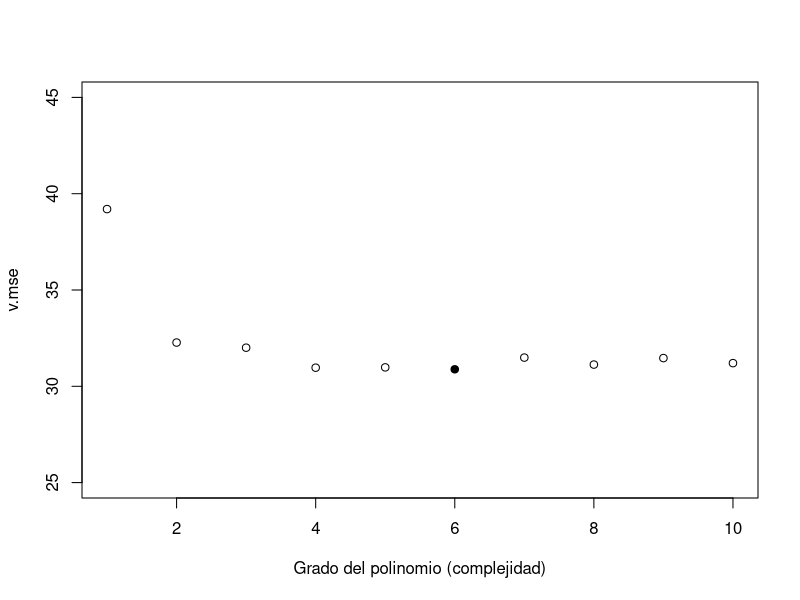
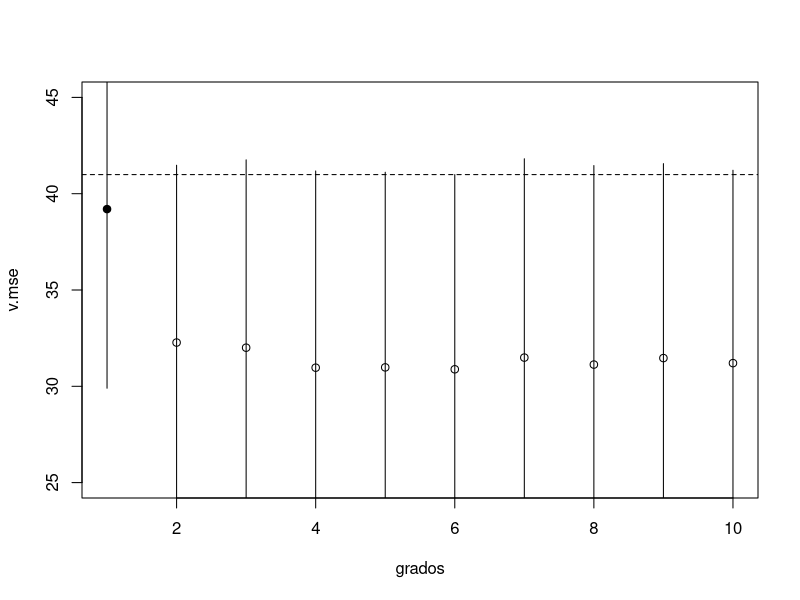
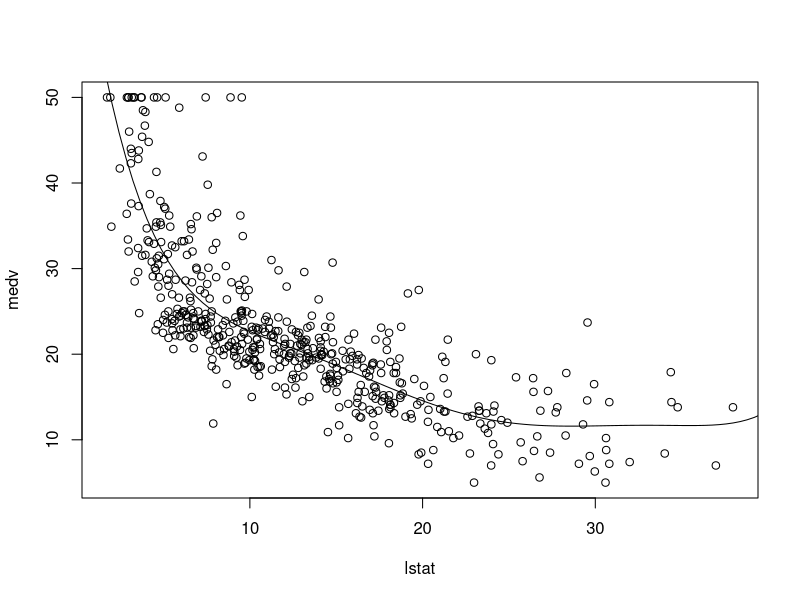
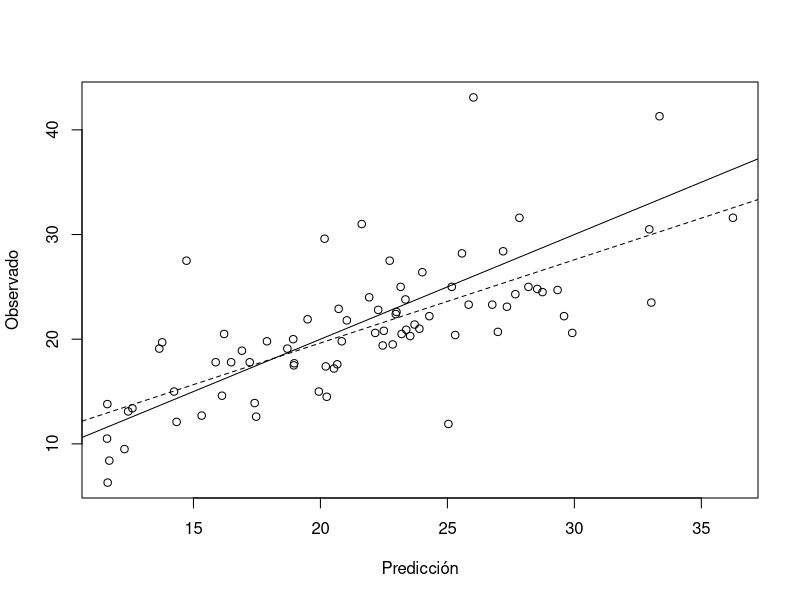

Recreate these plots in R, in order.
## ---- chunk 1
data(Boston, package = "MASS")
df <- Boston
set.seed(1)
nobs <- nrow(df)
itrain <- sample(nobs, 0.7 * nobs)
inotrain <- setdiff(seq_len(nobs), itrain)
ivalidate <- sample(inotrain, 0.15 * nobs)
itest <- setdiff(inotrain, ivalidate)
train <- df[itrain, ]
validate <- df[ivalidate, ]
test <- df[itest, ]
## ---- chunk 2
set.seed(1)
p <- c(train = 0.7, validate = 0.15, test = 0.15)
f <- sample( rep(factor(seq_along(p), labels = names(p)),
                 times = nrow(df)*p/sum(p)) )
samples <- suppressWarnings(split(df, f))
str(samples, 1)
## ---- chunk 3
df <- Boston
set.seed(1)
nobs <- nrow(df)
itrain <- sample(nobs, 0.7 * nobs)
inotrain <- setdiff(seq_len(nobs), itrain)
ivalidate <- sample(inotrain, 0.15 * nobs)
itest <- setdiff(inotrain, ivalidate)
train <- df[itrain, ]
validate <- df[ivalidate, ]
test <- df[itest, ]
## ---- chunk 4
grado.max <- 10
grados <- seq_len(grado.max)
v.mse <- v.mse.sd <- numeric(grado.max)
for(grado in grados){
  modelo <- lm(medv ~ poly(lstat, grado), train)
  v.res <- validate$medv - predict(modelo, newdata = validate)
  se <- v.res^2
  v.mse[grado] <- mean(se)
  v.mse.sd[grado] <- sd(se)/sqrt(length(se))
}
## ---- chunk 5
plot(grados, v.mse, ylim = c(25, 45),
  xlab = "Grado del polinomio (complejidad)")
# Valor óptimo
imin.mse <- which.min(v.mse)
grado.op <- grados[imin.mse]
points(grado.op, v.mse[imin.mse], pch = 16)
## ---- chunk 6
plot(grados, v.mse, ylim = c(25, 45))
segments(grados, v.mse - v.mse.sd, grados, v.mse + v.mse.sd)
# Límite superior "oneSE rule" y complejidad mínima por debajo de ese valor
upper.v.mse <- v.mse[imin.mse] + v.mse.sd[imin.mse]
abline(h = upper.v.mse, lty = 2)
imin.1se <- min(which(v.mse <= upper.v.mse))
grado.1se <- grados[imin.1se]
points(grado.1se, v.mse[imin.1se], pch = 16)
grado.1se
## ---- chunk 7
modelo.final <- lm(medv ~ poly(lstat, grado.op), data = df[-itest])
plot(medv ~ lstat, data = df[-itest])
newdata <- data.frame(lstat = seq(0, 40, len = 100))
lines(newdata$lstat, predict(modelo.final, newdata = newdata))

# validar en test
obs <- test$medv
pred <- predict(modelo.final, newdata = test)

plot(pred, obs, xlab = "Predicción", ylab = "Observado")
abline(a = 0, b = 1)
res <- lm(obs ~ pred)
# summary(res)
abline(res, lty = 2)
accuracy <- function(pred, obs, na.rm = FALSE, 
                     tol = sqrt(.Machine$double.eps)) {
  err <- obs - pred     # Errores
  if(na.rm) {
    is.a <- !is.na(err)
    err <- err[is.a]
    obs <- obs[is.a]
  }  
  perr <- 100*err/pmax(obs, tol)  # Errores porcentuales
  return(c(
    me = mean(err),           # Error medio
    rmse = sqrt(mean(err^2)), # Raíz del error cuadrático medio 
    mae = mean(abs(err)),     # Error absoluto medio
    mpe = mean(perr),         # Error porcentual medio
    mape = mean(abs(perr)),   # Error porcentual absoluto medio
    r.squared = 1 - sum(err^2)/sum((obs - mean(obs))^2) # Pseudo R-cuadrado
  ))
}
accuracy(pred, obs)
